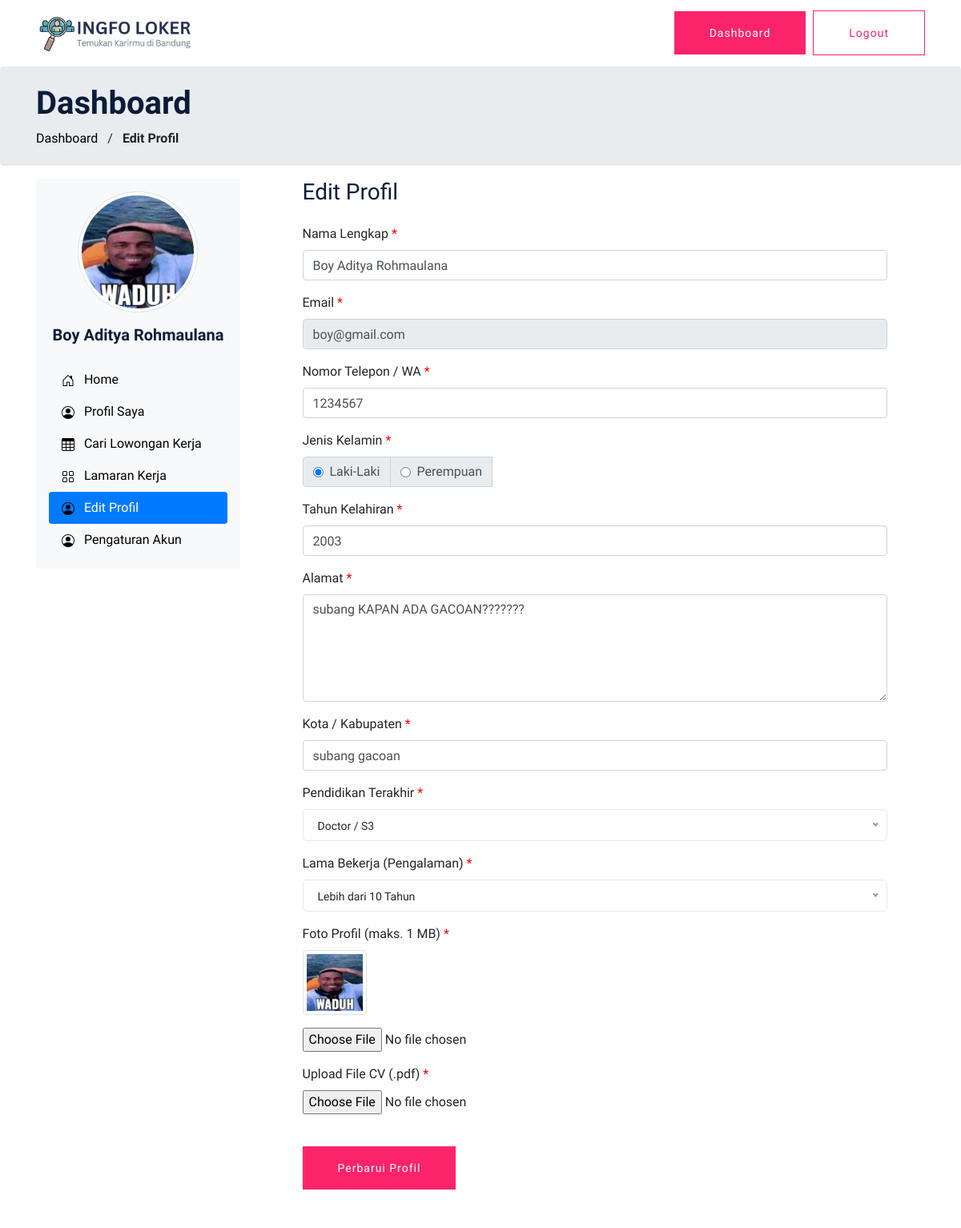
The app's page /user/edit_profil.php (signed in), older data.
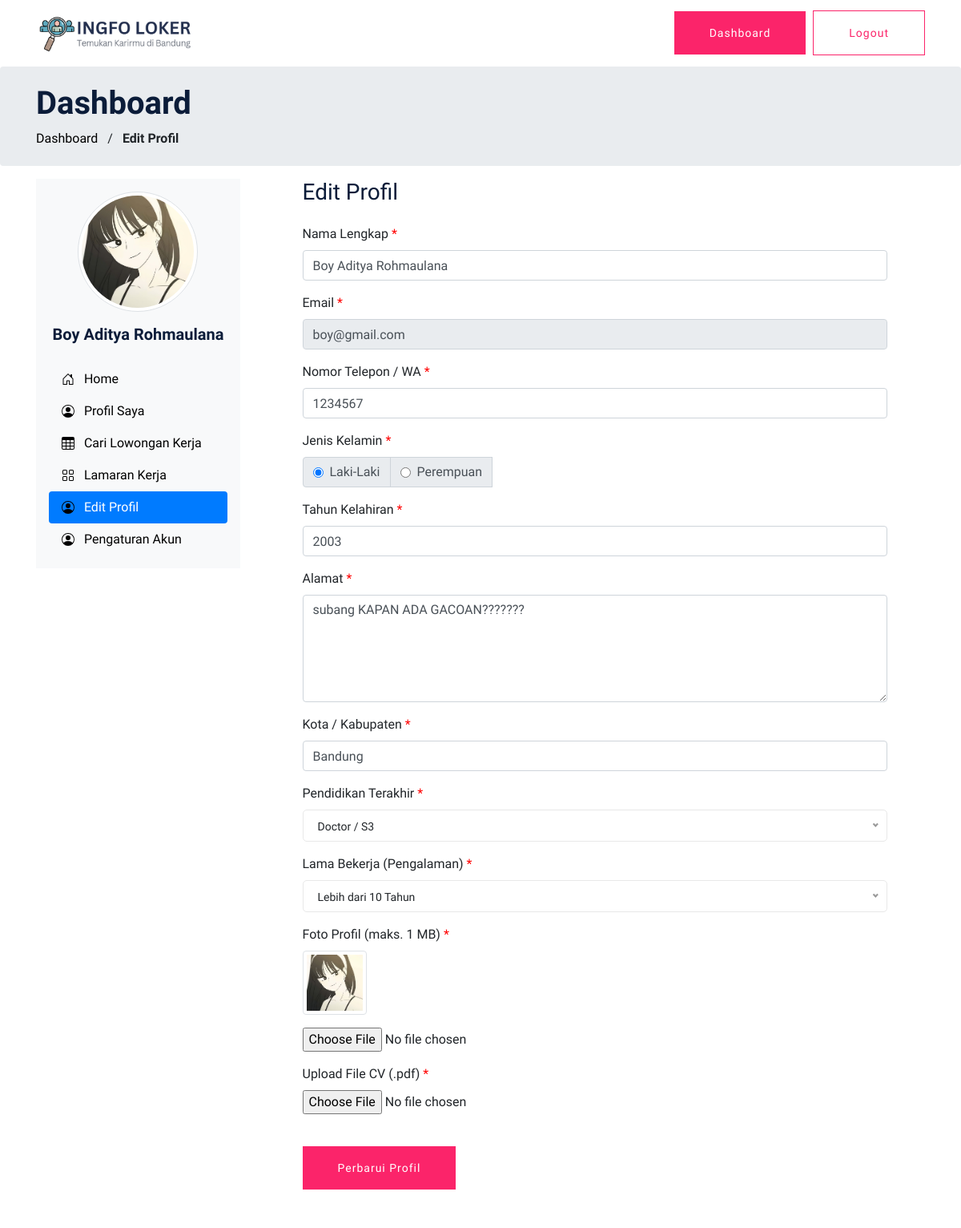
The same page, newer data.
### tables this page shows
CREATE TABLE `pelamar` (
  `id_pelamar` int(11) NOT NULL,
  `username_pelamar` varchar(100) NOT NULL,
  `password_pelamar` varchar(100) NOT NULL,
  `email_pelamar` varchar(100) NOT NULL,
  `nama_pelamar` varchar(100) NOT NULL,
  `telepon_pelamar` varchar(20) NOT NULL,
  `foto_pelamar` varchar(255) NOT NULL,
  `pendidikan_terakhir` varchar(20) NOT NULL,
  `resume` varchar(255) NOT NULL,
  `jenis_kelamin` varchar(20) NOT NULL,
  `tahun_kelahiran` varchar(5) NOT NULL,
  `alamat_pelamar` varchar(255) NOT NULL,
  `kota_kab_pelamar` varchar(100) NOT NULL,
  `lama_bekerja` varchar(25) NOT NULL,
  `status_akun` int(11) NOT NULL
);

### functions.php (called while the page is built, shortened)
<?php
$conn = mysqli_connect("localhost", "root", "", "loker");
function query($query)
{
    global $conn;
    $result = mysqli_query($conn, $query);
    $rows = [];
    while ($row = mysqli_fetch_assoc($result)) {
        $rows[] = $row;
    }
    return $rows;
}

### user/edit_profil.php (the view, shortened to what the changed rows need)
<?php
require '../functions.php';
$id_pelamar = $_SESSION['id_pelamar'];
$info = query("SELECT * FROM pelamar WHERE id_pelamar = $id_pelamar")[0];
?>
<?php include 'navbar.php' ?>
<section class="breadcrumb" id="home-section">
  <div class="container">
    <div class="row">
      <div class="col-md-7 mt-10 mb-10">
        <h1 class="text-black font-weight-bold">Dashboard</h1>
      </div>
    </div>
  </div>
</section>
<main>
  <div class="container">
    <div class="row">
      <?php include 'dashboard.php' ?>
      <div class="col-md-8 bg-white padding-2 container">
        <form action="" method="post" enctype="multipart/form-data" class="row g-3">
          <div class="col-md-12 mb-3">
            <label for="nama_pelamar" class="form-label">Nama Lengkap <span style="color:red"> *</span></label>
            <input type="text" class="form-control" id="nama_pelamar" name="nama_pelamar" value="<?= $info['nama_pelamar'] ?>" required>
          </div>
          <div class="col-md-12 mb-3">
            <label for="email" class="form-label">Email <span style="color:red"> *</span></label>
            <input type="email" class="form-control" id="email" name="email_pelamar" value="<?= $info['email_pelamar'] ?>" readonly required>
          </div>
          <div class="col-md-12 mb-3">
            <label for="telepon" class="form-label">Nomor Telepon / WA <span style="color:red"> *</span></label>
            <input type="text" class="form-control" id="telepon" name="telepon_pelamar" value="<?= $info['telepon_pelamar'] ?>" required>
          </div>
          <div class="col-md-12 mb-3">
            <div class="input-group">
              <div class="input-group-prepend">
                <div class="input-group-text">
                  <input type="radio" id="L" name="jenis_kelamin" value="Laki-Laki" <?php echo ($info['jenis_kelamin'] == "Laki-Laki") ? "checked" : "" ?> required>
                  <label for="L" class="my-auto">&nbsp; Laki-Laki</label>
                </div>
                <div class="input-group-text">
                  <input type="radio" id="P" name="jenis_kelamin" value="Perempuan" <?php echo ($info['jenis_kelamin'] == "Perempuan") ? "checked" : "" ?> required>
                  <label for="P" class="my-auto">&nbsp; Perempuan</label>
                </div>
              </div>
            </div>
          </div>
          <div class="col-md-12 mb-3">
            <label for="tahun_kelahiran" class="form-label">Tahun Kelahiran <span style="color:red"> *</span></label>
            <input type="text" class="form-control" id="tahun_kelahiran" name="tahun_kelahiran" list="tahun-kelahiran" placeholder="Pilih" value="<?= $info['tahun_kelahiran'] ?>" required>
          </div>
          <div class="col-md-12 mb-3 mb-3">
            <label class="text-black" for="alamat_pelamar">Alamat <span style="color:red"> *</span></label>
            <textarea name="alamat_pelamar" id="alamat_pelamar" cols="20" rows="5" class="form-control" required><?= $info['alamat_pelamar'] ?></textarea>
          </div>
          <div class="col-md-12 mb-3">
            <label for="kota_kab" class="form-label">Kota / Kabupaten <span style="color:red"> *</span></label>
            <input type="text" class="form-control" id="kota_kab" name="kota_kab_pelamar" value="<?= $info['kota_kab_pelamar'] ?>" required>
          </div>
          <div class="col-md-12 mb-3 mb-3">
            <label class="text-black" for="foto_pelamar">Foto Profil (maks. 1 MB)<span style="color:red"> *</span></label>
            <img src="../upload/user/foto/<?= $info['foto_pelamar'] ?> " class=" mb-3 img-responsive center-block d-block img-thumbnail" style="width: 80px;" alt="foto_profil">
            <input type="file" id="foto_pelamar" accept="image/png, image/jpeg, image/jpg" class="form-control-file" name="gambar">
          </div>
        </form>
      </div>
    </div>
  </div>
</main>
</body>

### user/dashboard.php (shortened to what the changed rows need)
<?php
$dashboard = query("SELECT * FROM pelamar WHERE id_pelamar = $id_pelamar")[0];
?>
<div class="col-md-3 mb-5">
    <div class="d-flex flex-column flex-shrink-0 p-3 bg-light menu-wrapper">
        <div class="mx-auto align-items-center mb-3">
            <img src="../upload/user/foto/<?= $dashboard['foto_pelamar'] ?>" class=" rounded-circle mb-3 img-responsive center-block d-block mx-auto img-thumbnail" style="width: 150px;" alt="Avatar" />
            <h5 class="mb-2" style="text-align: center;"><strong><?= $dashboard['nama_pelamar'] ?></strong></h5>
        </div>
    </div>
</div>

Row changes from the older to the newer data that the page shows:
changed pelamar "Boy Aditya Rohmaulana": foto_pelamar: a different picture; kota_kab_pelamar "subang gacoan" → "Bandung"
